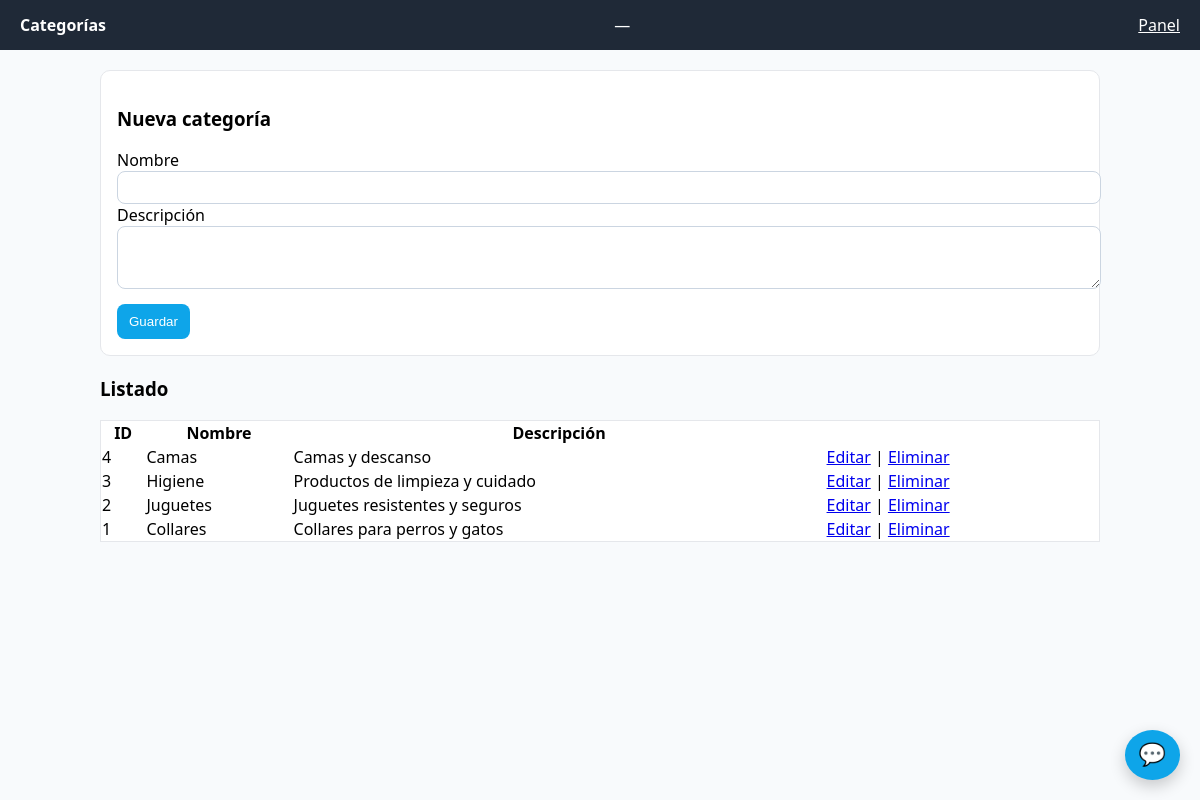
The app's page /admin_categorias.php (signed in) with its own data.
### tables this page shows
CREATE TABLE categorias (
  id INT AUTO_INCREMENT PRIMARY KEY,
  nombre VARCHAR(100) NOT NULL,
  descripcion TEXT
);

### admin_categorias.php (the view, shortened to what this page needs)
<?php
require_once __DIR__ . '/conexion.php';
$edit=null;
$rows = $pdo->query("SELECT * FROM categorias ORDER BY id DESC")->fetchAll();
?>
<!doctype html>
<html lang="es">
<head><meta charset="utf-8"><meta name="viewport" content="width=device-width,initial-scale=1">
<link rel="stylesheet" href="assets/css/style.css">
</head>
<body>
<header><strong>Categorías</strong> — <a href="admin.php" style="color:#fff">Panel</a></header>
<div class="container">
  <div style="background:#fff;border:1px solid #e5e7eb;border-radius:10px;padding:16px;margin-top:16px">
    <h3><?= $edit? 'Editar categoría' : 'Nueva categoría' ?></h3>
    <form method="post">
      <label>Nombre</label>
      <input name="nombre" value="<?= htmlspecialchars($edit['nombre'] ?? '') ?>" style="width:100%;padding:8px;border:1px solid #cbd5e1;border-radius:8px">
      <label>Descripción</label>
      <textarea name="descripcion" style="width:100%;padding:8px;border:1px solid #cbd5e1;border-radius:8px" rows="3"><?= htmlspecialchars($edit['descripcion'] ?? '') ?></textarea>
      <button style="margin-top:10px;padding:10px 12px;border:0;border-radius:8px;background:#0ea5e9;color:#fff;cursor:pointer">Guardar</button>
    </form>
  </div>
  <h3 style="margin-top:20px">Listado</h3>
  <table style="width:100%;border-collapse:collapse;background:#fff;border:1px solid #e5e7eb">
    <tr><th>ID</th><th>Nombre</th><th>Descripción</th><th></th></tr>
    <?php foreach($rows as $r): ?>
      <tr>
        <td><?= (int)$r['id'] ?></td>
        <td><?= htmlspecialchars($r['nombre']) ?></td>
        <td><?= htmlspecialchars($r['descripcion']) ?></td>
        <td>
          <a href="admin_categorias.php?edit=<?= (int)$r['id'] ?>">Editar</a> |
          <a href="admin_categorias.php?del=<?= (int)$r['id'] ?>" onclick="return confirm('¿Eliminar?')">Eliminar</a>
        </td>
      </tr>
    <?php endforeach; ?>
  </table>
</div>
</body>
</html>

### assets/css/style.css (style rules this page uses)
body { font-family:system-ui,-apple-system,Segoe UI,Roboto,Ubuntu,Cantarell,Noto Sans,sans-serif;margin:0;background:#f8fafc }
header { background:#1f2937;color:#fff;padding:14px 20px;display:flex;justify-content:space-between;align-items:center }
.container { max-width:1000px;margin:20px auto;padding:0 16px }

### records on screen
categorias: id "4", nombre "Camas", descripcion "Camas y descanso"
categorias: id "3", nombre "Higiene", descripcion "Productos de limpieza y cuidado"
categorias: id "2", nombre "Juguetes", descripcion "Juguetes resistentes y seguros"
categorias: id "1", nombre "Collares", descripcion "Collares para perros y gatos"
